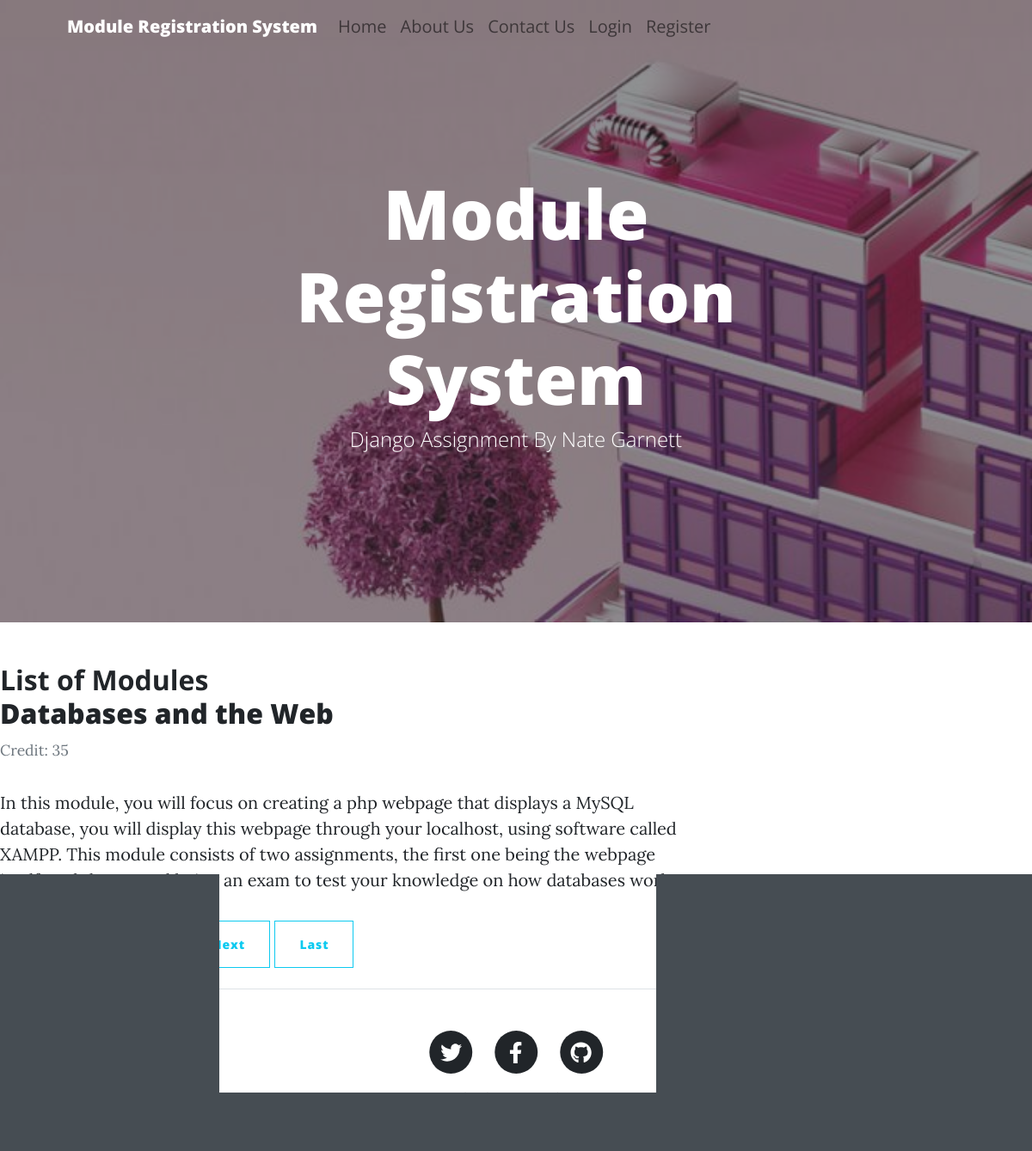
Screenshot of /modulelist/13 with the database file from the repository.
### ModuleRegistrationSystem/models.py (models this page shows, shortened)
class Module(models.Model):
    name = models.CharField(max_length = 100)
    code = models.PositiveIntegerField()
    credit = models.PositiveIntegerField()
    category = models.CharField(max_length = 100, choices = [('Face-to-Face', 'Face-to-Face'), ('Online', 'Online')])
    description = models.TextField()
    availability = models.CharField(max_length = 100 , choices = [('Open', 'Open'), ('Closed', 'Closed')])
    courses = models.ManyToManyField(Group)
    def __str__(self):
        return f'{self.name}'

### ModuleRegistrationSystem/views.py (the view)
# urls.py: path('modulelist/<int:fk>', PostListView.as_view(), name = 'modules'),
class PostListView(ListView):
    paginate_by = 3
    model = Module
    template_name = 'ModuleRegistrationSystem/modulelist.html'
    context_object_name = 'module'
    ordering = ['-name']
    def get_context_data(self, **kwargs: any):
        context = super().get_context_data(**kwargs)
        course = Group.objects.get(id = self.kwargs.get('fk'))
        context.update({'course': course, 'modules': course.module_set.all()})
        return context

### ModuleRegistrationSystem/templates/ModuleRegistrationSystem/modulelist.html (shortened to what this page needs)
{% extends "ModuleRegistrationSystem/base.html" %}
{% block content %}
<body>
    <div class="col-lg-4 mb-5 mb-lg-0"><h2 class="fw-bolder mb-0">List of {{ Course }} Modules</h2></div>
{% for module in modules %}
<article class="media content-section">
    <div class="media-body">
        <h2><a class="article-title" href="{% url 'ModuleRegistrationSystem:module-detail' module.id %}">{{ module }}</a></h2>
        <small class="text-muted"> Credit: {{ module.credit }}</small>
        <p class="article-content">{{ module.description }}</p>
    </div>
</article>
</body>
{% endfor %}
{% if is_paginated %}
 {% for num in page_obj.paginator.page_range %}
 {% if page_obj.number == num %}
    <a class="btn btn-info mb-4"
    href="?page={{num}}">{{num}}</a>
 {% elif num > page_obj.number|add:'-3' and num < page_obj.number|add:'3' %}
    <a class="btn btn-outline-info mb-4" href="?page={{num}}">{{num}}</a>
 {% endif %}
 {% endfor %}
 {% if page_obj.has_next %}
    <a class="btn btn-outline-info mb-4" href="?page={{page_obj.next_page_number}}">Next</a>
    <a class="btn btn-outline-info mb-4" href="?page={{page_obj.paginator.num_pages}}">Last</a>
 {% endif %}
 {% endif %}
{% endblock content %}

### rows the page displays
Module: name "Databases and the Web", credit "35", description "In this module, you will focus on creating a php webpage that displays a MySQL database, you will display this webpage through your localhost, using software called XAMPP. This module consists of two assignments, the first one being the webpage itself, and the second being an exam to test your knowledge on how databases work."
